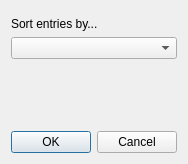
<?xml version="1.0" encoding="UTF-8"?>
<ui version="4.0">
 <class>ExportDialog</class>
 <widget class="QDialog" name="ExportDialog">
  <property name="geometry">
   <rect>
    <x>0</x>
    <y>0</y>
    <width>186</width>
    <height>164</height>
   </rect>
  </property>
  <property name="windowTitle">
   <string>Export options</string>
  </property>
  <layout class="QVBoxLayout" name="verticalLayout">
   <item>
    <widget class="MessageWidget" name="messageWidget" native="true">
     <property name="sizePolicy">
      <sizepolicy hsizetype="Minimum" vsizetype="Preferred">
       <horstretch>0</horstretch>
       <verstretch>0</verstretch>
      </sizepolicy>
     </property>
    </widget>
   </item>
   <item>
    <widget class="QLabel" name="sortingStrategyLabel">
     <property name="text">
      <string>Sort entries by...</string>
     </property>
     <property name="buddy">
      <cstring>sortingStrategy</cstring>
     </property>
    </widget>
   </item>
   <item>
    <widget class="VaultComboBox" name="sortingStrategy">
     <property name="sizePolicy">
      <sizepolicy hsizetype="Expanding" vsizetype="Fixed">
       <horstretch>0</horstretch>
       <verstretch>0</verstretch>
      </sizepolicy>
     </property>
    </widget>
   </item>
   <item>
    <spacer name="verticalSpacer">
     <property name="orientation">
      <enum>Qt::Vertical</enum>
     </property>
     <property name="sizeHint" stdset="0">
      <size>
       <width>20</width>
       <height>40</height>
      </size>
     </property>
    </spacer>
   </item>
   <item>
    <widget class="QDialogButtonBox" name="buttonBox">
     <property name="standardButtons">
      <set>QDialogButtonBox::Cancel|QDialogButtonBox::Ok</set>
     </property>
    </widget>
   </item>
  </layout>
 </widget>
 <customwidgets>
  <customwidget>
   <class>VaultComboBox</class>
   <extends>QComboBox</extends>
   <header>gui/vault/VaultControls.h</header>
  </customwidget>
  <customwidget>
   <class>MessageWidget</class>
   <extends>QWidget</extends>
   <header>gui/MessageWidget.h</header>
   <container>1</container>
  </customwidget>
 </customwidgets>
 <resources/>
 <connections/>
</ui>
